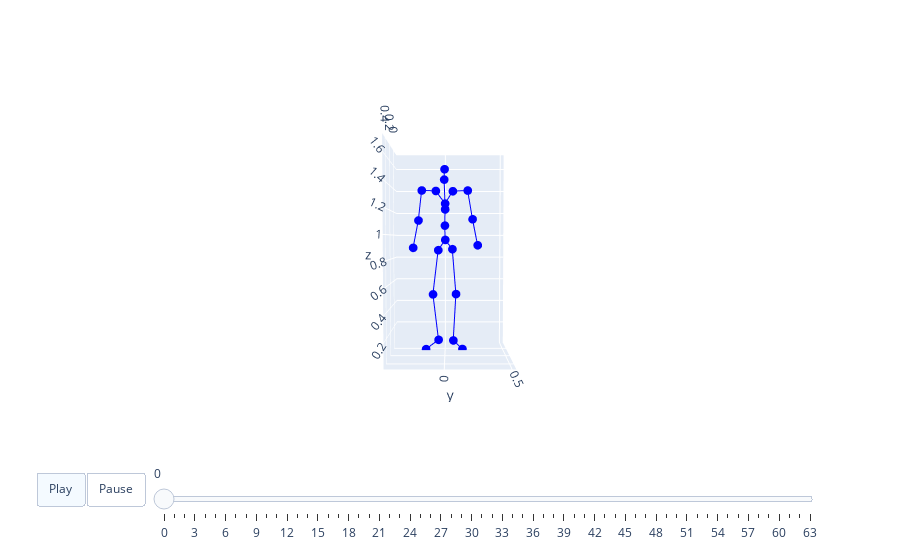

Notebook source saved alongside this figure:
### Code cell
# token_emb=teacher_net(emb,type='token_emb')
# print(token_emb.shape)
pred_motion = net(emb)
pose = pred_motion[0, :].detach().cpu().numpy() * val_loader.dataset.std + val_loader.dataset.mean
pose = recover_from_ric(torch.from_numpy(pose).float(), 22).numpy()
animate3d(pose, BONE_LINK=t2m_bone, first_total_standard=63, axis_visible=True)

### Figure 1 — Plotly figure (JSON) as saved in the notebook; plotly's stock layout.template omitted (floating-point values rounded to 4 significant figures)
{"data": [{"marker": {"color": "blue", "size": 3}, "mode": "lines+markers", "name": "Nodes0", "type": "scatter3d", "x": [0, 0.002616, null, 0.002616, 0.00878, null, 0.00878, -0.05737, null, -0.05737, 0.03872, null, 0, -0.000969, null, -0.000969, -0.007528, null, -0.007528, -0.06292, null, -0.06292, 0.03842, null, 0, -0.03533, null, -0.03533, -0.03265, null, -0.03265, -0.006464, null, -0.006464, -0.05153, null, -0.05153, 0.01046, null, -0.006464, -0.03789, null, -0.03789, -0.02474, null, -0.02474, -0.01888, null, -0.01888, 0.09075, null, -0.006464, -0.04239, null, -0.04239, -0.0467, null, -0.0467, -0.05321, null, -0.05321, 0.06519, null], "y": [0, -0.06078, null, -0.06078, -0.1065, null, -0.1065, -0.06043, null, -0.06043, -0.1662, null, 0, 0.06226, null, 0.06226, 0.09387, null, 0.09387, 0.07129, null, 0.07129, 0.149, null, 0, -0.003449, null, -0.003449, -0.001246, null, -0.001246, -0.0009768, null, -0.0009768, -0.009588, null, -0.009588, -0.005547, null, -0.0009768, -0.08295, null, -0.08295, -0.2053, null, -0.2053, -0.2343, null, -0.2343, -0.2699, null, -0.0009768, 0.06636, null, 0.06636, 0.1971, null, 0.1971, 0.2407, null, 0.2407, 0.2775, null], "z": [0.959, 0.8695, null, 0.8695, 0.4845, null, 0.4845, 0.06663, null, 0.06663, 0.01131, null, 0.959, 0.8781, null, 0.8781, 0.4843, null, 0.4843, 0.05929, null, 0.05929, 0.0127, null, 0.959, 1.084, null, 1.084, 1.226, null, 1.226, 1.274, null, 1.274, 1.488, null, 1.488, 1.567, null, 1.274, 1.387, null, 1.387, 1.39, null, 1.39, 1.128, null, 1.128, 0.8921, null, 1.274, 1.385, null, 1.385, 1.392, null, 1.392, 1.141, null, 1.141, 0.9134, null]}, {"marker": {"color": "red", "size": 3}, "mode": "lines+markers", "name": "Nodes1", "type": "scatter3d", "x": [], "y": [], "z": []}], "layout": {"scene": {"aspectmode": "manual", "aspectratio": {"x": 0.6957, "y": 0.9781, "z": 1.722}, "camera": {"eye": {"x": 3, "y": 0, "z": 0.1}}, "xaxis": {"range": [-0.176, 0.5197], "visible": true}, "yaxis": {"range": [-0.4466, 0.5315], "visible": true}, "zaxis": {"range": [0.006306, 1.729], "visible": true}}, "sliders": [{"len": 0.9, "pad": {"b": 10, "t": 60}, "steps": [{"args": [["frame0"], {"frame": {"duration": 0}, "fromcurrent": true, "mode": "immediate", "transition": {"duration": 0, "easing": "linear"}}], "label": "0", "method": "animate"}, {"args": [["frame1"], {"frame": {"duration": 0}, "fromcurrent": true, "mode": "immediate", "transition": {"duration": 0, "easing": "linear"}}], "label": "1", "method": "animate"}, {"args": [["frame2"], {"frame": {"duration": 0}, "fromcurrent": true, "mode": "immediate", "transition": {"duration": 0, "easing": "linear"}}], "label": "2", "method": "animate"}, {"args": [["frame3"], {"frame": {"duration": 0}, "fromcurrent": true, "mode": "immediate", "transition": {"duration": 0, "easing": "linear"}}], "label": "3", "method": "animate"}, {"args": [["frame4"], {"frame": {"duration": 0}, "fromcurrent": true, "mode": "immediate", "transition": {"duration": 0, "easing": "linear"}}], "label": "4", "method": "animate"}, {"args": [["frame5"], {"frame": {"duration": 0}, "fromcurrent": true, "mode": "immediate", "transition": {"duration": 0, "easing": "linear"}}], "label": "5", "method": "animate"}, {"args": [["frame6"], {"frame": {"duration": 0}, "fromcurrent": true, "mode": "immediate", "transition": {"duration": 0, "easing": "linear"}}], "label": "6", "method": "animate"}, {"args": [["frame7"], {"frame": {"duration": 0}, "fromcurrent": true, "mode": "immediate", "transition": {"duration": 0, "easing": "linear"}}], "label": "7", "method": "animate"}, {"args": [["frame8"], {"frame": {"duration": 0}, "fromcurrent": true, "mode": "immediate", "transition": {"duration": 0, "easing": "linear"}}], "label": "8", "method": "animate"}, {"args": [["frame9"], {"frame": {"duration": 0}, "fromcurrent": true, "mode": "immediate", "transition": {"duration": 0, "easing": "linear"}}], "label": "9", "method": "animate"}, {"args": [["frame10"], {"frame": {"duration": 0}, "fromcurrent": true, "mode": "immediate", "transition": {"duration": 0, "easing": "linear"}}], "label": "10", "method": "animate"}, {"args": [["frame11"], {"frame": {"duration": 0}, "fromcurrent": true, "mode": "immediate", "transition": {"duration": 0, "easing": "linear"}}], "label": "11", "method": "animate"}, {"args": [["frame12"], {"frame": {"duration": 0}, "fromcurrent": true, "mode": "immediate", "transition": {"duration": 0, "easing": "linear"}}], "label": "12", "method": "animate"}, {"args": [["frame13"], {"frame": {"duration": 0}, "fromcurrent": true, "mode": "immediate", "transition": {"duration": 0, "easing": "linear"}}], "label": "13", "method": "animate"}, {"args": [["frame14"], {"frame": {"duration": 0}, "fromcurrent": true, "mode": "immediate", "transition": {"duration": 0, "easing": "linear"}}], "label": "14", "method": "animate"}, {"args": [["frame15"], {"frame": {"duration": 0}, "fromcurrent": true, "mode": "immediate", "transition": {"duration": 0, "easing": "linear"}}], "label": "15", "method": "animate"}, {"args": [["frame16"], {"frame": {"duration": 0}, "fromcurrent": true, "mode": "immediate", "transition": {"duration": 0, "easing": "linear"}}], "label": "16", "method": "animate"}, {"args": [["frame17"], {"frame": {"duration": 0}, "fromcurrent": true, "mode": "immediate", "transition": {"duration": 0, "easing": "linear"}}], "label": "17", "method": "animate"}, {"args": [["frame18"], {"frame": {"duration": 0}, "fromcurrent": true, "mode": "immediate", "transition": {"duration": 0, "easing": "linear"}}], "label": "18", "method": "animate"}, {"args": [["frame19"], {"frame": {"duration": 0}, "fromcurrent": true, "mode": "immediate", "transition": {"duration": 0, "easing": "linear"}}], "label": "19", "method": "animate"}, {"args": [["frame20"], {"frame": {"duration": 0}, "fromcurrent": true, "mode": "immediate", "transition": {"duration": 0, "easing": "linear"}}], "label": "20", "method": "animate"}, {"args": [["frame21"], {"frame": {"duration": 0}, "fromcurrent": true, "mode": "immediate", "transition": {"duration": 0, "easing": "linear"}}], "label": "21", "method": "animate"}, {"args": [["frame22"], {"frame": {"duration": 0}, "fromcurrent": true, "mode": "immediate", "transition": {"duration": 0, "easing": "linear"}}], "label": "22", "method": "animate"}, {"args": [["frame23"], {"frame": {"duration": 0}, "fromcurrent": true, "mode": "immediate", "transition": {"duration": 0, "easing": "linear"}}], "label": "23", "method": "animate"}, {"args": [["frame24"], {"frame": {"duration": 0}, "fromcurrent": true, "mode": "immediate", "transition": {"duration": 0, "easing": "linear"}}], "label": "24", "method": "animate"}, {"args": [["frame25"], {"frame": {"duration": 0}, "fromcurrent": true, "mode": "immediate", "transition": {"duration": 0, "easing": "linear"}}], "label": "25", "method": "animate"}, {"args": [["frame26"], {"frame": {"duration": 0}, "fromcurrent": true, "mode": "immediate", "transition": {"duration": 0, "easing": "linear"}}], "label": "26", "method": "animate"}, {"args": [["frame27"], {"frame": {"duration": 0}, "fromcurrent": true, "mode": "immediate", "transition": {"duration": 0, "easing": "linear"}}], "label": "27", "method": "animate"}, {"args": [["frame28"], {"frame": {"duration": 0}, "fromcurrent": true, "mode": "immediate", "transition": {"duration": 0, "easing": "linear"}}], "label": "28", "method": "animate"}, {"args": [["frame29"], {"frame": {"duration": 0}, "fromcurrent": true, "mode": "immediate", "transition": {"duration": 0, "easing": "linear"}}], "label": "29", "method": "animate"}, {"args": [["frame30"], {"frame": {"duration": 0}, "fromcurrent": true, "mode": "immediate", "transition": {"duration": 0, "easing": "linear"}}], "label": "30", "method": "animate"}, {"args": [["frame31"], {"frame": {"duration": 0}, "fromcurrent": true, "mode": "immediate", "transition": {"duration": 0, "easing": "linear"}}], "label": "31", "method": "animate"}, {"args": [["frame32"], {"frame": {"duration": 0}, "fromcurrent": true, "mode": "immediate", "transition": {"duration": 0, "easing": "linear"}}], "label": "32", "method": "animate"}, {"args": [["frame33"], {"frame": {"duration": 0}, "fromcurrent": true, "mode": "immediate", "transition": {"duration": 0, "easing": "linear"}}], "label": "33", "method": "animate"}, {"args": [["frame34"], {"frame": {"duration": 0}, "fromcurrent": true, "mode": "immediate", "transition": {"duration": 0, "easing": "linear"}}], "label": "34", "method": "animate"}, {"args": [["frame35"], {"frame": {"duration": 0}, "fromcurrent": true, "mode": "immediate", "transition": {"duration": 0, "easing": "linear"}}], "label": "35", "method": "animate"}, {"args": [["frame36"], {"frame": {"duration": 0}, "fromcurrent": true, "mode": "immediate", "transition": {"duration": 0, "easing": "linear"}}], "label": "36", "method": "animate"}, {"args": [["frame37"], {"frame": {"duration": 0}, "fromcurrent": true, "mode": "immediate", "transition": {"duration": 0, "easing": "linear"}}], "label": "37", "method": "animate"}, {"args": [["frame38"], {"frame": {"duration": 0}, "fromcurrent": true, "mode": "immediate", "transition": {"duration": 0, "easing": "linear"}}], "label": "38", "method": "animate"}, {"args": [["frame39"], {"frame": {"duration": 0}, "fromcurrent": true, "mode": "immediate", "transition": {"duration": 0, "easing": "linear"}}], "label": "39", "method": "animate"}, {"args": [["frame40"], {"frame": {"duration": 0}, "fromcurrent": true, "mode": "immediate", "transition": {"duration": 0, "easing": "linear"}}], "label": "40", "method": "animate"}, {"args": [["frame41"], {"frame": {"duration": 0}, "fromcurrent": true, "mode": "immediate", "transition": {"duration": 0, "easing": "linear"}}], "label": "41", "method": "animate"}, {"args": [["frame42"], {"frame": {"duration": 0}, "fromcurrent": true, "mode": "immediate", "transition": {"duration": 0, "easing": "linear"}}], "label": "42", "method": "animate"}, {"args": [["frame43"], {"frame": {"duration": 0}, "fromcurrent": true, "mode": "immediate", "transition": {"duration": 0, "easing": "linear"}}], "label": "43", "method": "animate"}, {"args": [["frame44"], {"frame": {"duration": 0}, "fromcurrent": true, "mode": "immediate", "transition": {"duration": 0, "easing": "linear"}}], "label": "44", "method": "animate"}, {"args": [["frame45"], {"frame": {"duration": 0}, "fromcurrent": true, "mode": "immediate", "transition": {"duration": 0, "easing": "linear"}}], "label": "45", "method": "animate"}, {"args": [["frame46"], {"frame": {"duration": 0}, "fromcurrent": true, "mode": "immediate", "transition": {"duration": 0, "easing": "linear"}}], "label": "46", "method": "animate"}, {"args": [["frame47"], {"frame": {"duration": 0}, "fromcurrent": true, "mode": "immediate", "transition": {"duration": 0, "easing": "linear"}}], "label": "47", "method": "animate"}, {"args": [["frame48"], {"frame": {"duration": 0}, "fromcurrent": true, "mode": "immediate", "transition": {"duration": 0, "easing": "linear"}}], "label": "48", "method": "animate"}, {"args": [["frame49"], {"frame": {"duration": 0}, "fromcurrent": true, "mode": "immediate", "transition": {"duration": 0, "easing": "linear"}}], "label": "49", "method": "animate"}, {"args": [["frame50"], {"frame": {"duration": 0}, "fromcurrent": true, "mode": "immediate", "transition": {"duration": 0, "easing": "linear"}}], "label": "50", "method": "animate"}, {"args": [["frame51"], {"frame": {"duration": 0}, "fromcurrent": true, "mode": "immediate", "transition": {"duration": 0, "easing": "linear"}}], "label": "51", "method": "animate"}, {"args": [["frame52"], {"frame": {"duration": 0}, "fromcurrent": true, "mode": "immediate", "transition": {"duration": 0, "easing": "linear"}}], "label": "52", "method": "animate"}, {"args": [["frame53"], {"frame": {"duration": 0}, "fromcurrent": true, "mode": "immediate", "transition": {"duration": 0, "easing": "linear"}}], "label": "53", "method": "animate"}, {"args": [["frame54"], {"frame": {"duration": 0}, "fromcurrent": true, "mode": "immediate", "transition": {"duration": 0, "easing": "linear"}}], "label": "54", "method": "animate"}, {"args": [["frame55"], {"frame": {"duration": 0}, "fromcurrent": true, "mode": "immediate", "transition": {"duration": 0, "easing": "linear"}}], "label": "55", "method": "animate"}, {"args": [["frame56"], {"frame": {"duration": 0}, "fromcurrent": true, "mode": "immediate", "transition": {"duration": 0, "easing": "linear"}}], "label": "56", "method": "animate"}, {"args": [["frame57"], {"frame": {"duration": 0}, "fromcurrent": true, "mode": "immediate", "transition": {"duration": 0, "easing": "linear"}}], "label": "57", "method": "animate"}, {"args": [["frame58"], {"frame": {"duration": 0}, "fromcurrent": true, "mode": "immediate", "transition": {"duration": 0, "easing": "linear"}}], "label": "58", "method": "animate"}, {"args": [["frame59"], {"frame": {"duration": 0}, "fromcurrent": true, "mode": "immediate", "transition": {"duration": 0, "easing": "linear"}}], "label": "59", "method": "animate"}, {"args": [["frame60"], {"frame": {"duration": 0}, "fromcurrent": true, "mode": "immediate", "transition": {"duration": 0, "easing": "linear"}}], "label": "60", "method": "animate"}, {"args": [["frame61"], {"frame": {"duration": 0}, "fromcurrent": true, "mode": "immediate", "transition": {"duration": 0, "easing": "linear"}}], "label": "61", "method": "animate"}, {"args": [["frame62"], {"frame": {"duration": 0}, "fromcurrent": true, "mode": "immediate", "transition": {"duration": 0, "easing": "linear"}}], "label": "62", "method": "animate"}, {"args": [["frame63"], {"frame": {"duration": 0}, "fromcurrent": true, "mode": "immediate", "transition": {"duration": 0, "easing": "linear"}}], "label": "63", "method": "animate"}], "x": 0.1, "y": 0}], "updatemenus": [{"buttons": [{"args": [null, {"frame": {"duration": 40}, "fromcurrent": true, "mode": "immediate", "transition": {"duration": 40, "easing": "linear"}}], "label": "Play", "method": "animate"}, {"args": [[null], {"frame": {"duration": 0}, "fromcurrent": true, "mode": "immediate", "transition": {"duration": 0, "easing": "linear"}}], "label": "Pause", "method": "animate"}], "direction": "left", "pad": {"r": 10, "t": 70}, "type": "buttons", "x": 0.1, "y": 0}]}}
